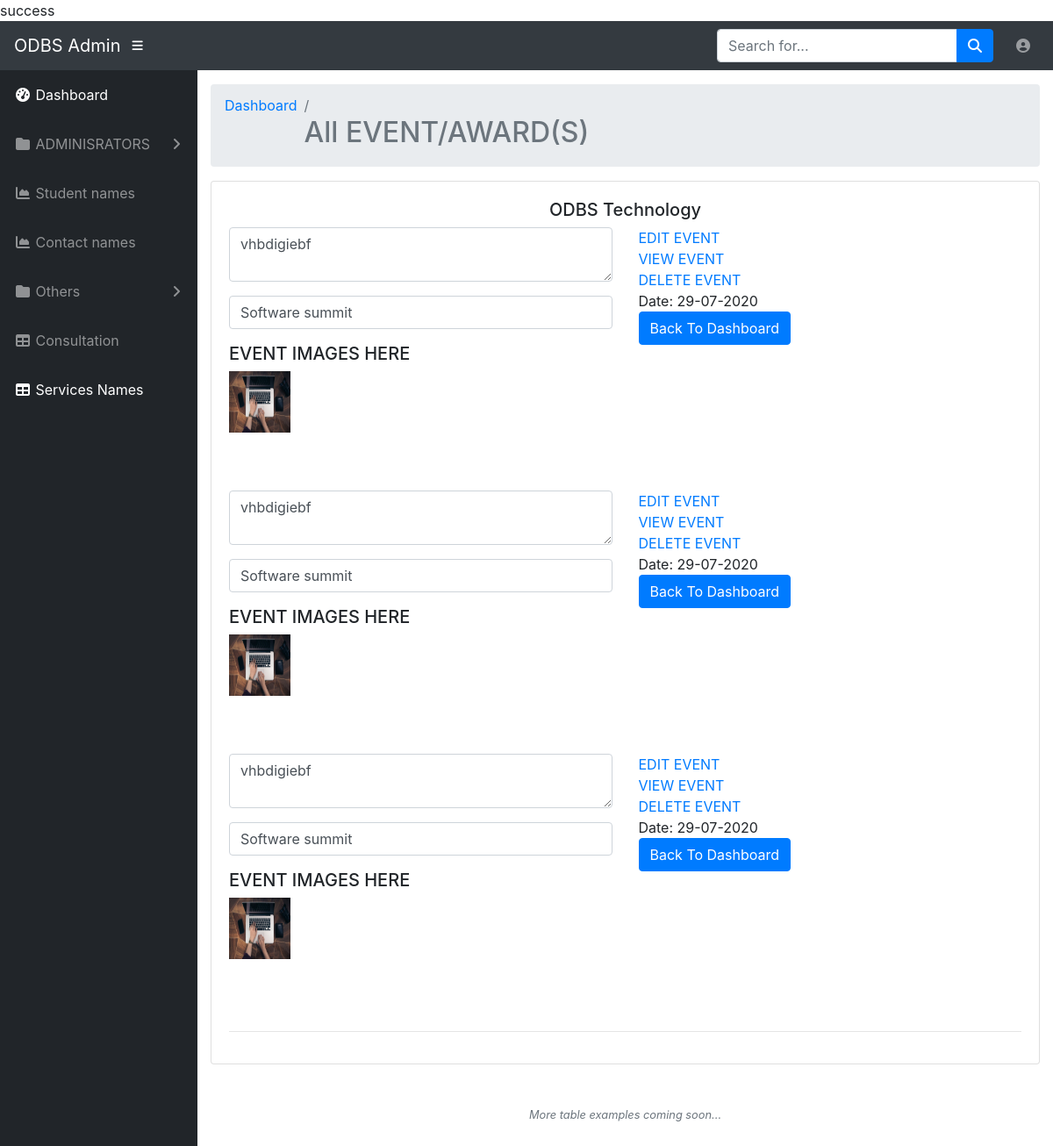
/odbsadmin/event_tables (signed in), run on the app's committed database.
### tables this page shows
CREATE TABLE `event` (
  `id` int(11) NOT NULL,
  `message` text NOT NULL,
  `images` text NOT NULL,
  `topic` varchar(255) NOT NULL,
  `date` date NOT NULL DEFAULT current_timestamp()
);

### odbsadmin/views/event_tables.php (the view, shortened to what this page needs)
<?php
require_once 'common/header.php'; ?>
<body id="page-top">
  <nav class="navbar navbar-expand navbar-dark bg-dark static-top">
    <a class="navbar-brand mr-1" href="posts-tables">ODBS Admin</a>
    <button class="btn btn-link btn-sm text-white order-1 order-sm-0" id="sidebarToggle" href="#">
      <i class="fas fa-bars"></i>
    </button>
    <form class="d-none d-md-inline-block form-inline ml-auto mr-0 mr-md-3 my-2 my-md-0">
      <div class="input-group">
        <input type="text" class="form-control" placeholder="Search for..." aria-label="Search" aria-describedby="basic-addon2">
        <div class="input-group-append">
          <button class="btn btn-primary" type="button">
            <i class="fas fa-search"></i>
          </button>
        </div>
      </div>
    </form>
    <ul class="navbar-nav ml-auto ml-md-0">
      <li class="nav-item dropdown no-arrow">
        <a class="nav-link dropdown-toggle" href="#" id="userDropdown" role="button" data-toggle="dropdown" aria-haspopup="true" aria-expanded="false">
          <i class="fas fa-user-circle fa-fw"></i>
        </a>
      </li>
    </ul>
  </nav>
    <div id="wrapper">
    <ul class="sidebar navbar-nav">
      <li class="nav-item active">
        <a class="nav-link" href="<?php echo HOME; ?>dashboard">
          <i class="fas fa-fw fa-tachometer-alt"></i>
          <span>Dashboard</span>
        </a>
      </li>
      <li class="nav-item dropdown">
        <a class="nav-link dropdown-toggle" href="#" id="pagesDropdown" role="button" data-toggle="dropdown" aria-haspopup="true" aria-expanded="false">
          <i class="fas fa-fw fa-folder"></i>
          <span>ADMINISRATORS</span>
        </a>
      </li>
      <li class="nav-item">
        <a class="nav-link" href="<?php echo HOME; ?>studentservices">
          <i class="fas fa-fw fa-chart-area"></i>
          <span>Student names</span></a>
      </li>
      <li class="nav-item">
        <a class="nav-link" href="<?php echo HOME; ?>contact">
          <i class="fas fa-fw fa-chart-area"></i>
          <span>Contact names</span></a>
      </li>
          <li class="nav-item dropdown">
        <a class="nav-link dropdown-toggle" href="#" id="pagesDropdown" role="button" data-toggle="dropdown" aria-haspopup="true" aria-expanded="false">
          <i class="fas fa-fw fa-folder"></i>
          <span>Others</span>
        </a>
      </li>
      <li class="nav-item">
        <a class="nav-link" href="<?php echo HOME; ?>consultation">
          <i class="fas fa-fw fa-table"></i>
          <span>Consultation</span></a>
      </li>
      <li class="nav-item active">
        <a class="nav-link" href="<?php echo HOME; ?>sevices_tables">
          <i class="fas fa-fw fa-table"></i>
          <span>Services Names</span></a>
      </li>
    </ul>
    <div id="content-wrapper">
      <div class="container-fluid">
        <ol class="breadcrumb">
          <li class="breadcrumb-item">
            <a href="#">Dashboard</a>
          </li>
          <li class="breadcrumb-item active"><h2>All EVENT/AWARD(S)</h2></li>
        </ol>
        <div class="card mb-3">
          <div class="card-body">
            <div class="container">
              <div class="row">
                <div class="col-lg-12">
                  <h5 class="text-center">ODBS Technology </h5>
                </div>
              </div>
            </div>
               <section class="contact-page-section">
            <div class="auto-container">
              <div class="inner-container">
                <div class="row clearfix">
            <?php if (count($post_events_tables) > 0): ?>
            <?php foreach ($post_events_tables as $post_events_table): $id = $post_events_table['id']; $images = $post_events_table['images']; $date = date('d-m-Y'); ?>
                    <div class="info-column col-lg-6  col-md-6 col-md-12 col-sm-12">
                      <div class="contactform">
                        <form method="post" action="" enctype="multipart/form-data">
                          <div class="form-group">
                            <textarea class="form-control" name="message" placeholder="write.."><?php echo $post_events_table['message']; ?></textarea>
                          </div>
                           <div class="form-group">
                            <input class="form-control" type="text" name="topic" value="<?php echo $post_events_table['topic']; ?>" placeholder="Topic">
                          </div>
                          <div class="form-group">
                            <h5>EVENT IMAGES HERE</h5>
                            <?php echo "<td><img style='width: 70px; height: 70px; margin-bottom: 50px;' src='../".$images."' alt='images'></td>";  ?><br>
                          </div>
                        </div>
                      </div>
                      <div class="info-column col-lg-6  col-md-6 col-md-12 col-sm-12">
                        <div class="innercolumn">
                          <div class="form-group">
                            <?php echo "<td><a href='edit_event?id={$id}'>EDIT EVENT</a></td>"; ?><br>
                            <?php echo "<td><a href='view_event?id={$id}'>VIEW EVENT</a>"; ?><br>
                            <?php echo "<td><a href='delete_event?id={$id}'>DELETE EVENT</a><td>"; ?><br>
                            <span>Date:</span>  <td><?php echo $date ?></td><br>
                            <a href="event_tables" class="btn btn-primary" type="submit">Back To Dashboard</a>
                          </div>
                    </div>
                  </div>
              <?php endforeach; ?>
              <?php endif; ?>
                </div>
              </div>
            </div>
          </section>
            <hr>
          </div>
        </div>
        <p class="small text-center text-muted my-5">
          <em>More table examples coming soon...</em>
        </p>
      </div>
    </div>
  </div>
 <?php
require_once 'common/footer.php';
 ?>

### data on the page
event: message "vhbdigiebf", topic "Software summit", images (picture)
event: message "vhbdigiebf", topic "Software summit", images (picture)
event: message "vhbdigiebf", topic "Software summit", images (picture)
